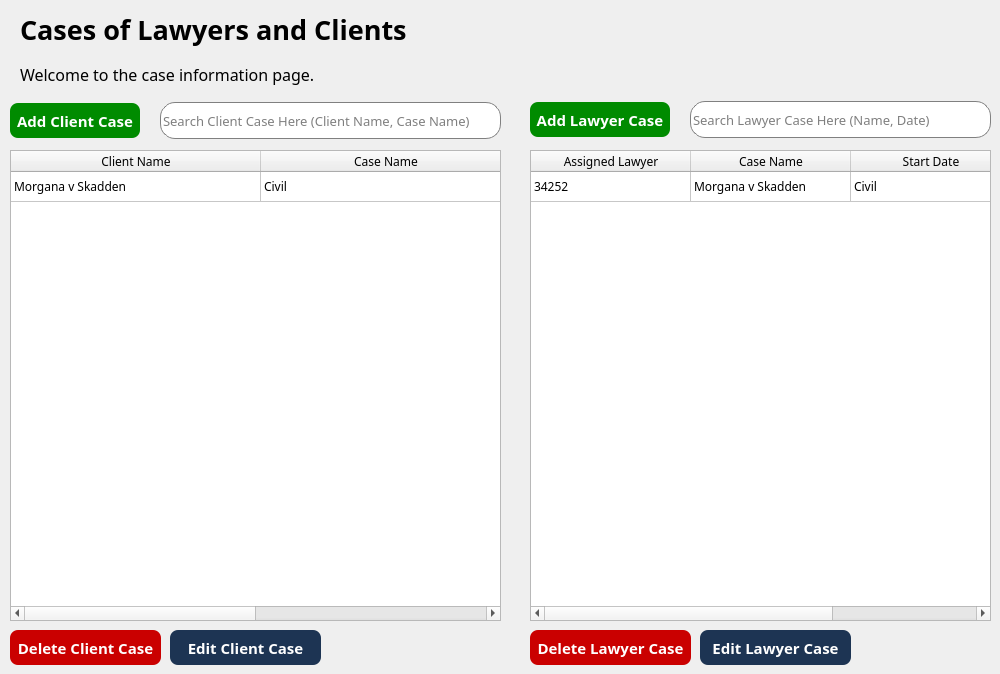
    <widget class="QWidget" name="case_lawyer_client_page">
     <widget class="QWidget" name="verticalLayoutWidget_5">
      <property name="geometry">
       <rect>
        <x>20</x>
        <y>10</y>
        <width>401</width>
        <height>84</height>
       </rect>
      </property>
      <layout class="QVBoxLayout" name="verticalLayout_5">
       <item>
        <widget class="QLabel" name="lawyer_clientTitle">
         <property name="font">
          <font>
           <family>Poppins</family>
           <pointsize>20</pointsize>
           <weight>75</weight>
           <bold>true</bold>
          </font>
         </property>
         <property name="text">
          <string>Cases of Lawyers and Clients</string>
         </property>
        </widget>
       </item>
       <item>
        <widget class="QLabel" name="lawyer_clientDesc">
         <property name="font">
          <font>
           <family>Poppins</family>
           <pointsize>12</pointsize>
           <weight>50</weight>
           <bold>false</bold>
          </font>
         </property>
         <property name="text">
          <string>Welcome to the case information page.</string>
         </property>
        </widget>
       </item>
      </layout>
     </widget>
     <widget class="QTableWidget" name="client_case_display">
      <property name="geometry">
       <rect>
        <x>10</x>
        <y>150</y>
        <width>491</width>
        <height>471</height>
       </rect>
      </property>
      <property name="font">
       <font>
        <family>Poppins</family>
       </font>
      </property>
      <property name="focusPolicy">
       <enum>Qt::NoFocus</enum>
      </property>
      <property name="showGrid">
       <bool>true</bool>
      </property>
      <property name="gridStyle">
       <enum>Qt::SolidLine</enum>
      </property>
      <property name="sortingEnabled">
       <bool>true</bool>
      </property>
      <attribute name="horizontalHeaderVisible">
       <bool>true</bool>
      </attribute>
      <attribute name="horizontalHeaderCascadingSectionResizes">
       <bool>false</bool>
      </attribute>
      <attribute name="horizontalHeaderDefaultSectionSize">
       <number>250</number>
      </attribute>
      <attribute name="horizontalHeaderShowSortIndicator" stdset="0">
       <bool>true</bool>
      </attribute>
      <attribute name="horizontalHeaderStretchLastSection">
       <bool>false</bool>
      </attribute>
      <attribute name="verticalHeaderVisible">
       <bool>false</bool>
      </attribute>
      <attribute name="verticalHeaderStretchLastSection">
       <bool>false</bool>
      </attribute>
      <row>
       <property name="text">
        <string>1</string>
       </property>
      </row>
      <column>
       <property name="text">
        <string>Client Name</string>
       </property>
      </column>
      <column>
       <property name="text">
        <string>Case Name</string>
       </property>
      </column>
      <item row="0" column="0">
       <property name="text">
        <string>Morgana v Skadden</string>
       </property>
      </item>
      <item row="0" column="1">
       <property name="text">
        <string>Civil</string>
       </property>
      </item>
     </widget>
     <widget class="QTableWidget" name="lawyer_case_display">
      <property name="geometry">
       <rect>
        <x>530</x>
        <y>150</y>
        <width>461</width>
        <height>471</height>
       </rect>
      </property>
      <property name="font">
       <font>
        <family>Poppins</family>
       </font>
      </property>
      <property name="focusPolicy">
       <enum>Qt::NoFocus</enum>
      </property>
      <property name="showGrid">
       <bool>true</bool>
      </property>
      <property name="gridStyle">
       <enum>Qt::SolidLine</enum>
      </property>
      <property name="sortingEnabled">
       <bool>true</bool>
      </property>
      <attribute name="horizontalHeaderVisible">
       <bool>true</bool>
      </attribute>
      <attribute name="horizontalHeaderCascadingSectionResizes">
       <bool>false</bool>
      </attribute>
      <attribute name="horizontalHeaderDefaultSectionSize">
       <number>160</number>
      </attribute>
      <attribute name="horizontalHeaderShowSortIndicator" stdset="0">
       <bool>true</bool>
      </attribute>
      <attribute name="horizontalHeaderStretchLastSection">
       <bool>true</bool>
      </attribute>
      <attribute name="verticalHeaderVisible">
       <bool>false</bool>
      </attribute>
      <row>
       <property name="text">
        <string>1</string>
       </property>
      </row>
      <column>
       <property name="text">
        <string>Assigned Lawyer</string>
       </property>
      </column>
      <column>
       <property name="text">
        <string>Case Name</string>
       </property>
      </column>
      <column>
       <property name="text">
        <string>Start Date</string>
       </property>
      </column>
      <item row="0" column="0">
       <property name="text">
        <string>34252</string>
       </property>
      </item>
      <item row="0" column="1">
       <property name="text">
        <string>Morgana v Skadden</string>
       </property>
      </item>
      <item row="0" column="2">
       <property name="text">
        <string>Civil</string>
       </property>
      </item>
     </widget>
     <widget class="QWidget" name="horizontalLayoutWidget_4">
      <property name="geometry">
       <rect>
        <x>10</x>
        <y>100</y>
        <width>491</width>
        <height>42</height>
       </rect>
      </property>
      <layout class="QHBoxLayout" name="horizontalLayout_4">
       <property name="spacing">
        <number>20</number>
       </property>
       <item>
        <widget class="QPushButton" name="add_clientcase_btn">
         <property name="font">
          <font>
           <family>Poppins</family>
           <pointsize>-1</pointsize>
           <weight>75</weight>
           <bold>true</bold>
          </font>
         </property>
         <property name="styleSheet">
          <string notr="true">QPushButton{
	background-color: rgb(0, 139, 0);
	color:white;
	border:none;
	border-radius: 8px;
	font-weight: bold;
	font-size: 15px;
	height: 35px;
	width: 130px;
}

QPushButton:hover{
	background-color: rgb(0, 170, 0);
}</string>
         </property>
         <property name="text">
          <string>Add Client Case</string>
         </property>
        </widget>
       </item>
       <item>
        <widget class="QLineEdit" name="search_client_case">
         <property name="font">
          <font>
           <family>Poppins</family>
           <pointsize>10</pointsize>
          </font>
         </property>
         <property name="styleSheet">
          <string notr="true">QLineEdit{
	border: 1px solid grey;
	border-radius: 15px;
	height: 35px;
	
}</string>
         </property>
         <property name="text">
          <string/>
         </property>
         <property name="placeholderText">
          <string>Search Client Case Here (Client Name, Case Name)</string>
         </property>
        </widget>
       </item>
      </layout>
     </widget>
     <widget class="QPushButton" name="client_case_delete">
      <property name="geometry">
       <rect>
        <x>10</x>
        <y>630</y>
        <width>151</width>
        <height>35</height>
       </rect>
      </property>
      <property name="font">
       <font>
        <family>Poppins</family>
        <pointsize>-1</pointsize>
        <weight>75</weight>
        <bold>true</bold>
       </font>
      </property>
      <property name="styleSheet">
       <string notr="true">QPushButton{
	background-color: rgb(202, 0, 0);
	color:white;
	border:none;
	border-radius: 8px;
	font-weight: bold;
	font-size: 15px;
	height: 35px;
	width: 120px;
}

QPushButton:hover{
	background-color:rgb(207, 64, 64);
}</string>
      </property>
      <property name="text">
       <string>Delete Client Case</string>
      </property>
     </widget>
     <widget class="QPushButton" name="client_case_edit">
      <property name="geometry">
       <rect>
        <x>170</x>
        <y>630</y>
        <width>151</width>
        <height>35</height>
       </rect>
      </property>
      <property name="font">
       <font>
        <family>Poppins</family>
        <pointsize>-1</pointsize>
        <weight>75</weight>
        <bold>true</bold>
       </font>
      </property>
      <property name="styleSheet">
       <string notr="true">QPushButton{
	background-color: #1d3453;
	color:white;
	border:none;
	border-radius: 8px;
	font-weight: bold;
	font-size: 15px;
	height: 35px;
	width: 120px;
}

QPushButton:hover{
	background-color:rgb(51, 93, 148);
}</string>
      </property>
      <property name="text">
       <string>Edit Client Case</string>
      </property>
     </widget>
     <widget class="QWidget" name="horizontalLayoutWidget_5">
      <property name="geometry">
       <rect>
        <x>530</x>
        <y>100</y>
        <width>461</width>
        <height>39</height>
       </rect>
      </property>
      <layout class="QHBoxLayout" name="horizontalLayout_5">
       <property name="spacing">
        <number>20</number>
       </property>
       <item>
        <widget class="QPushButton" name="add_clientcase_btn_2">
         <property name="font">
          <font>
           <family>Poppins</family>
           <pointsize>-1</pointsize>
           <weight>75</weight>
           <bold>true</bold>
          </font>
         </property>
         <property name="styleSheet">
          <string notr="true">QPushButton{
	background-color: rgb(0, 139, 0);
	color:white;
	border:none;
	border-radius: 8px;
	font-weight: bold;
	font-size: 15px;
	height: 35px;
	width: 140px;
}

QPushButton:hover{
	background-color: rgb(0, 170, 0);
}</string>
         </property>
         <property name="text">
          <string>Add Lawyer Case</string>
         </property>
        </widget>
       </item>
       <item>
        <widget class="QLineEdit" name="search_client_case_2">
         <property name="font">
          <font>
           <family>Poppins</family>
           <pointsize>10</pointsize>
          </font>
         </property>
         <property name="styleSheet">
          <string notr="true">QLineEdit{
	border: 1px solid grey;
	border-radius: 15px;
	height: 35px;
	
}</string>
         </property>
         <property name="text">
          <string/>
         </property>
         <property name="placeholderText">
          <string>Search Lawyer Case Here (Name, Date)</string>
         </property>
        </widget>
       </item>
      </layout>
     </widget>
     <widget class="QPushButton" name="client_case_delete_2">
      <property name="geometry">
       <rect>
        <x>530</x>
        <y>630</y>
        <width>161</width>
        <height>35</height>
       </rect>
      </property>
      <property name="font">
       <font>
        <family>Poppins</family>
        <pointsize>-1</pointsize>
        <weight>75</weight>
        <bold>true</bold>
       </font>
      </property>
      <property name="styleSheet">
       <string notr="true">QPushButton{
	background-color: rgb(202, 0, 0);
	color:white;
	border:none;
	border-radius: 8px;
	font-weight: bold;
	font-size: 15px;
	height: 35px;
	width: 120px;
}

QPushButton:hover{
	background-color:rgb(207, 64, 64);
}</string>
      </property>
      <property name="text">
       <string>Delete Lawyer Case</string>
      </property>
     </widget>
     <widget class="QPushButton" name="client_case_edit_2">
      <property name="geometry">
       <rect>
        <x>700</x>
        <y>630</y>
        <width>151</width>
        <height>35</height>
       </rect>
      </property>
      <property name="font">
       <font>
        <family>Poppins</family>
        <pointsize>-1</pointsize>
        <weight>75</weight>
        <bold>true</bold>
       </font>
      </property>
      <property name="styleSheet">
       <string notr="true">QPushButton{
	background-color: #1d3453;
	color:white;
	border:none;
	border-radius: 8px;
	font-weight: bold;
	font-size: 15px;
	height: 35px;
	width: 120px;
}

QPushButton:hover{
	background-color:rgb(51, 93, 148);
}</string>
      </property>
      <property name="text">
       <string>Edit Lawyer Case</string>
      </property>
     </widget>
    </widget>
